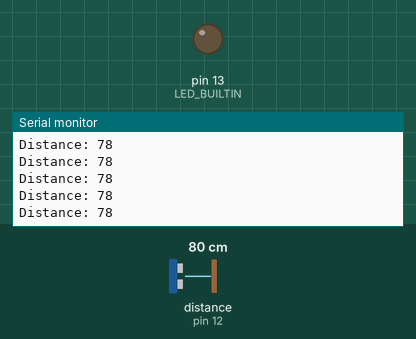
Recording of a sketch running on a simulated Arduino Uno, built with avr-gcc and run on an emulated ATmega328P. Parts: output pins drawn as LEDs (lit = HIGH), the last lines printed to the serial monitor. Wiring (inferred from the names in the program): ultrasonic range finder: trigger pin 11; echo pin 12. The test bench sets the inputs (shaded band); at power-on: distance to the obstacle (sensor on pin 12) 80 cm. The echo pulse lasts 58.3 µs per cm; pins used as bus, display or sensor lines are not drawn.

Above: at 1.2 s.
1.3 s: distance to the obstacle (sensor on pin 12) set to 2 cm
At 2.1 s:
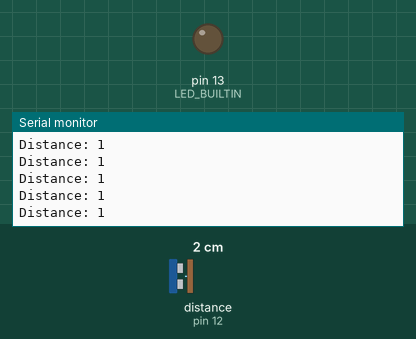
4.3 s: distance to the obstacle (sensor on pin 12) set to 120 cm
At 5.4 s:
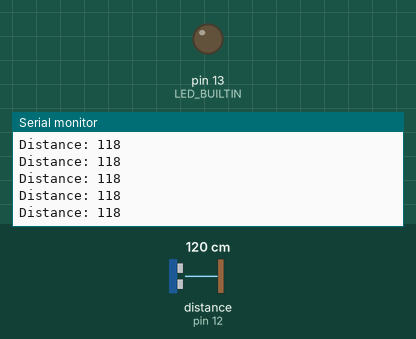
Timing chart, 0 to 7.3 s (numbered marks = the images above; inputs shaded):
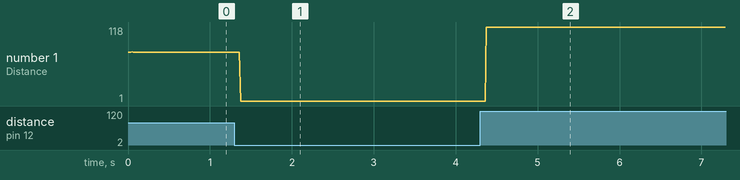

Measured:
- after the input at 1.3 s, the serial monitor: prints a new line after 0.07 s (image 1)
- after the input at 4.3 s, the serial monitor: prints a new line after 0.08 s (image 2)
- plotted number 1: 78 → 1 after the input at 1.3 s, 1 → 118 after the input at 4.3 s

The sketch:

2022-09-19_Ultra_Sonic_Lab_1.ino
```cpp
const int trigPin = 11;
const int echoPin = 12;
const int led = 2;

long duration;
int distance;

void setup() {
  pinMode(trigPin, OUTPUT);
  pinMode(echoPin, INPUT);
  pinMode(LED_BUILTIN, OUTPUT);
  Serial.begin(9600);
}

void loop() {
  digitalWrite(trigPin, LOW);
  delayMicroseconds(2);
  digitalWrite(trigPin, HIGH);
  delayMicroseconds(10);
  digitalWrite(trigPin, LOW);
  duration = pulseIn(echoPin, HIGH);
  distance = duration * 0.034 / 2;
  Serial.print("Distance: ");
  Serial.println(distance);
  if (distance < 20) {
    digitalWrite (led, HIGH);
  } else {
    digitalWrite (led, LOW);
  }
}
```
